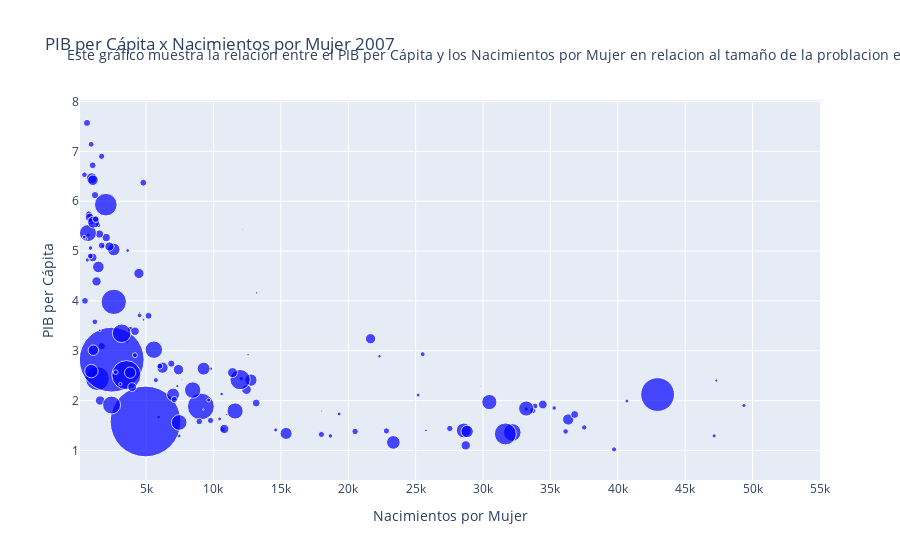

Notebook code cell kept with this figure:
### Code cell
fig = px.scatter(
    title="PIB per Cápita x Nacimientos por Mujer 2007",
    x = selected_columns["gdpPercap"],
    y = selected_columns["bornPerwom"],
    size = selected_columns["pop"],
    size_max = 50,
    color_discrete_sequence = ['blue'], opacity = 0.7,
    range_x=[100,55000],
    
)
subtitulo = "Este gráfico muestra la relación entre el PIB per Cápita y los Nacimientos por Mujer en relacion al tamaño de la problacion en el año 2007 a nivel Mundial."
fig.add_annotation(
    text=subtitulo,
    xref="paper", yref="paper",
    x=-0.02, y=1.15,
    showarrow=False,
    font=dict(size=14),
)

fig.update_layout(
    yaxis_title="PIB per Cápita",
    xaxis_title="Nacimientos por Mujer",
    xaxis=dict(
        tickmode='linear',
        dtick=5000
    ),
     yaxis=dict(
        tickmode='linear',
        dtick=1
    )
)


fig.show()

### Figure 1 — Plotly figure (JSON) as saved in the notebook; plotly's stock layout.template omitted (floating-point values rounded to 4 significant figures; data arrays with more than 128 entries replaced by an {"elided": "..."} marker saying what was removed)
{"data": [{"hovertemplate": "x=%{x}<br>y=%{y}<br>size=%{marker.size}<extra></extra>", "legendgroup": "", "marker": {"color": "blue", "opacity": 0.7, "size": {"elided": "140 int values"}, "sizemode": "area", "sizeref": 527500.0, "symbol": "circle"}, "mode": "markers", "name": "", "orientation": "v", "showlegend": false, "type": "scatter", "x": {"elided": "140 float values"}, "xaxis": "x", "y": {"elided": "140 float values"}, "yaxis": "y"}], "layout": {"annotations": [{"font": {"size": 14}, "showarrow": false, "text": "Este gráfico muestra la relación entre el PIB per Cápita y los Nacimientos por Mujer en relacion al tamaño de la problacion en el año 2007 a nivel Mundial.", "x": -0.02, "xref": "paper", "y": 1.15, "yref": "paper"}], "legend": {"itemsizing": "constant", "tracegroupgap": 0}, "title": {"text": "PIB per Cápita x Nacimientos por Mujer 2007"}, "xaxis": {"anchor": "y", "domain": [0, 1], "dtick": 5000, "range": [100, 55000], "tickmode": "linear", "title": {"text": "Nacimientos por Mujer"}}, "yaxis": {"anchor": "x", "domain": [0, 1], "dtick": 1, "tickmode": "linear", "title": {"text": "PIB per Cápita"}}}}
